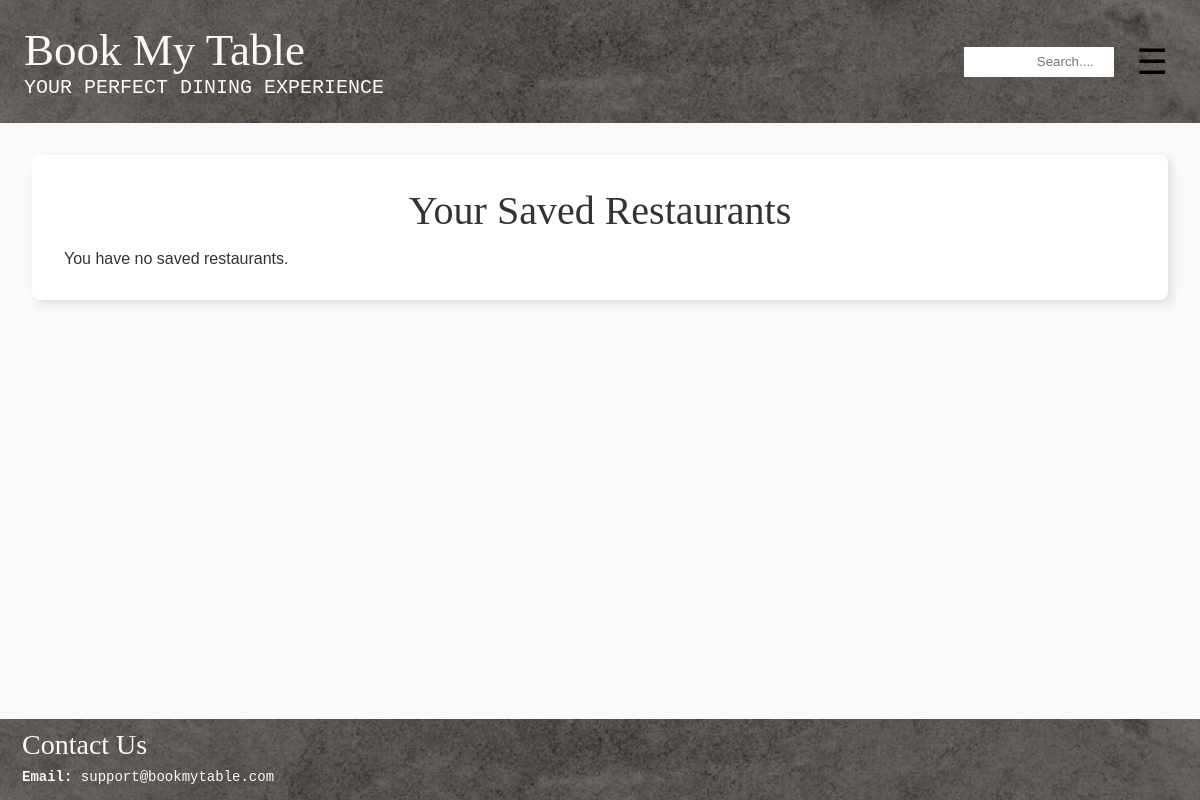
Before: /interactions/saved-restaurants/ (signed in) with the older database file.
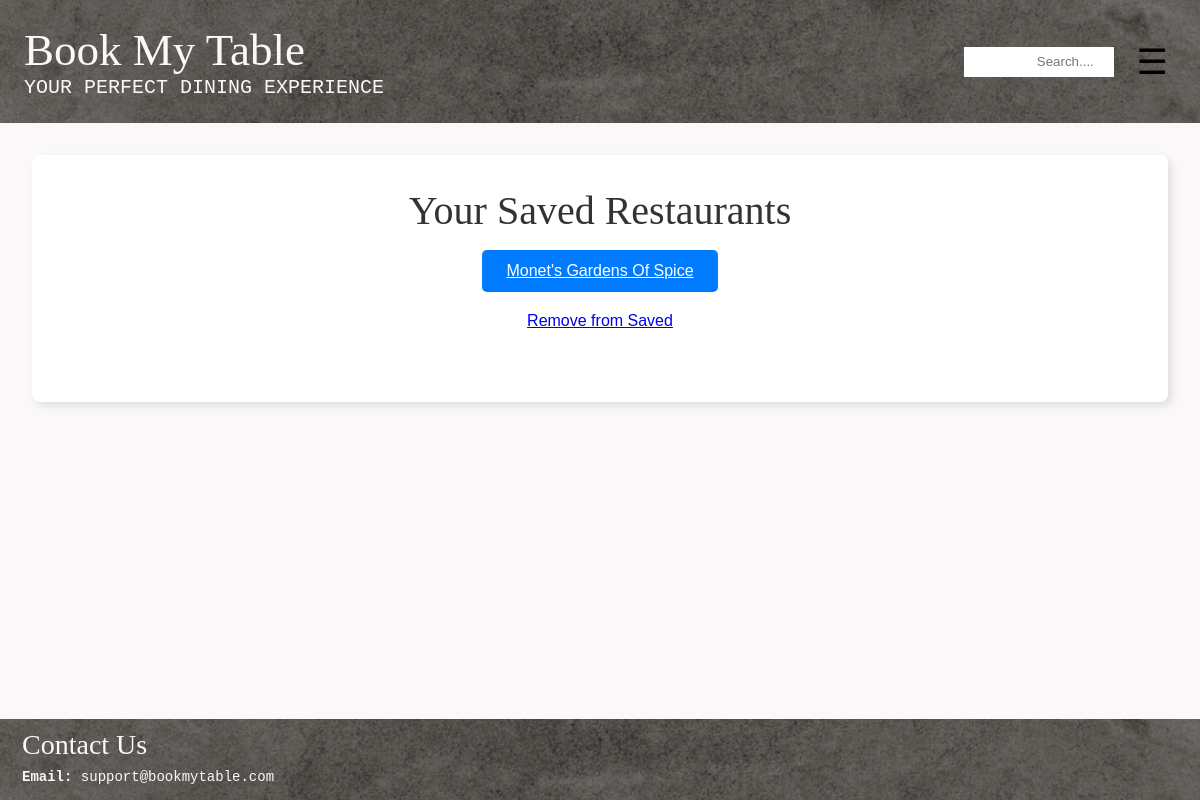
After: the same page with the newer database file.
### interactions/models.py (models this page shows, shortened)
class SavedRestaurant(models.Model):
    user = models.ForeignKey(settings.AUTH_USER_MODEL, on_delete=models.CASCADE, related_name='saved_restaurants')
    restaurant = models.ForeignKey(Restaurant, on_delete=models.CASCADE, related_name='saved_by_users')
    saved_at = models.DateTimeField(auto_now_add=True)
    class Meta:
        unique_together = ('user', 'restaurant')              # A restaurant can only be saved once per user
        ordering = ['saved_at']

### restaurant/models.py (models this page shows, shortened)
class Restaurant(models.Model):
    R_ID = models.AutoField(primary_key=True)
    R_Name = models.CharField(max_length=100)
    owner = models.OneToOneField('users.Owner', on_delete=models.CASCADE, related_name='restaurant')
    R_EmailAddress = models.EmailField(unique=True)
    R_ContactNumber = models.CharField(unique = True, max_length=15)
    R_Address = models.TextField() # this will allow for multiple addresses too
    R_Description = models.TextField(blank=True, null=True) #can be left blank, will store NULL if no value exists
    R_CuisineTypes = models.CharField(max_length=100)
    R_ReservationCost = models.DecimalField(max_digits=10, decimal_places=2)
    R_OpenHours = models.CharField(max_length=100) # e.g "Mon-Fri: 9:00AM - 8PM"
    Rating = models.DecimalField(decimal_places=2, default=0.0, max_digits=100)
    NetRevenue = models.DecimalField(max_digits=15, decimal_places=2, default=0.0)

### interactions/views.py (the view)
# urls.py: path('saved-restaurants/', views.list_saved_restaurants, name='list_saved_restaurants'),
def list_saved_restaurants(request):
    if request.user.is_authenticated:
        saved_restaurants = SavedRestaurant.objects.filter(user=request.user)
        return render(request, 'interactions/saved_restaurants.html', {'saved_restaurants': saved_restaurants})
    else:
        return redirect('login')

### interactions/templates/interactions/saved_restaurants.html (shortened to what this page needs)
{% extends "layout.html" %}
{% block content %}
<div class="container">
    <h2 class="card-heading text-center">Your Saved Restaurants</h2>
    {% if saved_restaurants %}
        <ul class="list-group">
            {% for saved in saved_restaurants %}
                <li class="list-group-item d-flex flex-column align-items-start">
                    <a href="{% url 'restaurant_details' saved.restaurant.R_ID %}" class="button text-center">
                        {{ saved.restaurant.R_Name }}
                    </a>
                    <a href="{% url 'interactions:remove_saved_restaurant' saved.id %}" class="btn btn-danger btn-sm w-100">
                        Remove from Saved
                    </a>
                </li>
            {% endfor %}
        </ul>
    {% else %}
        <p class="alert alert-info">You have no saved restaurants.</p>
    {% endif %}
</div>
{% endblock %}

Changed rows visible on the page:
added SavedRestaurant: restaurant.R_Name "Monet's Gardens Of Spice"
Other visible differences:
text no longer shown: "You have no saved restaurants."
